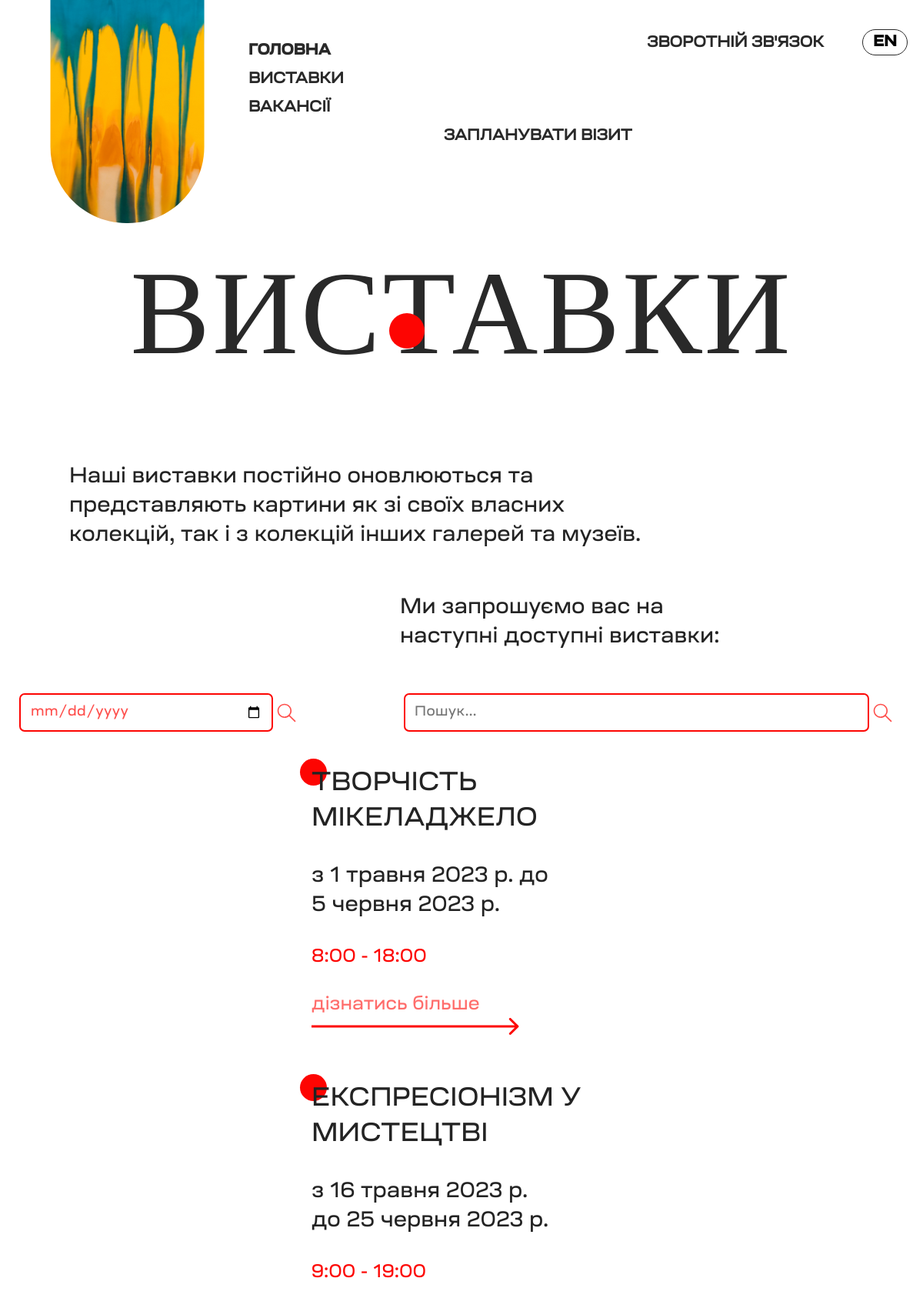
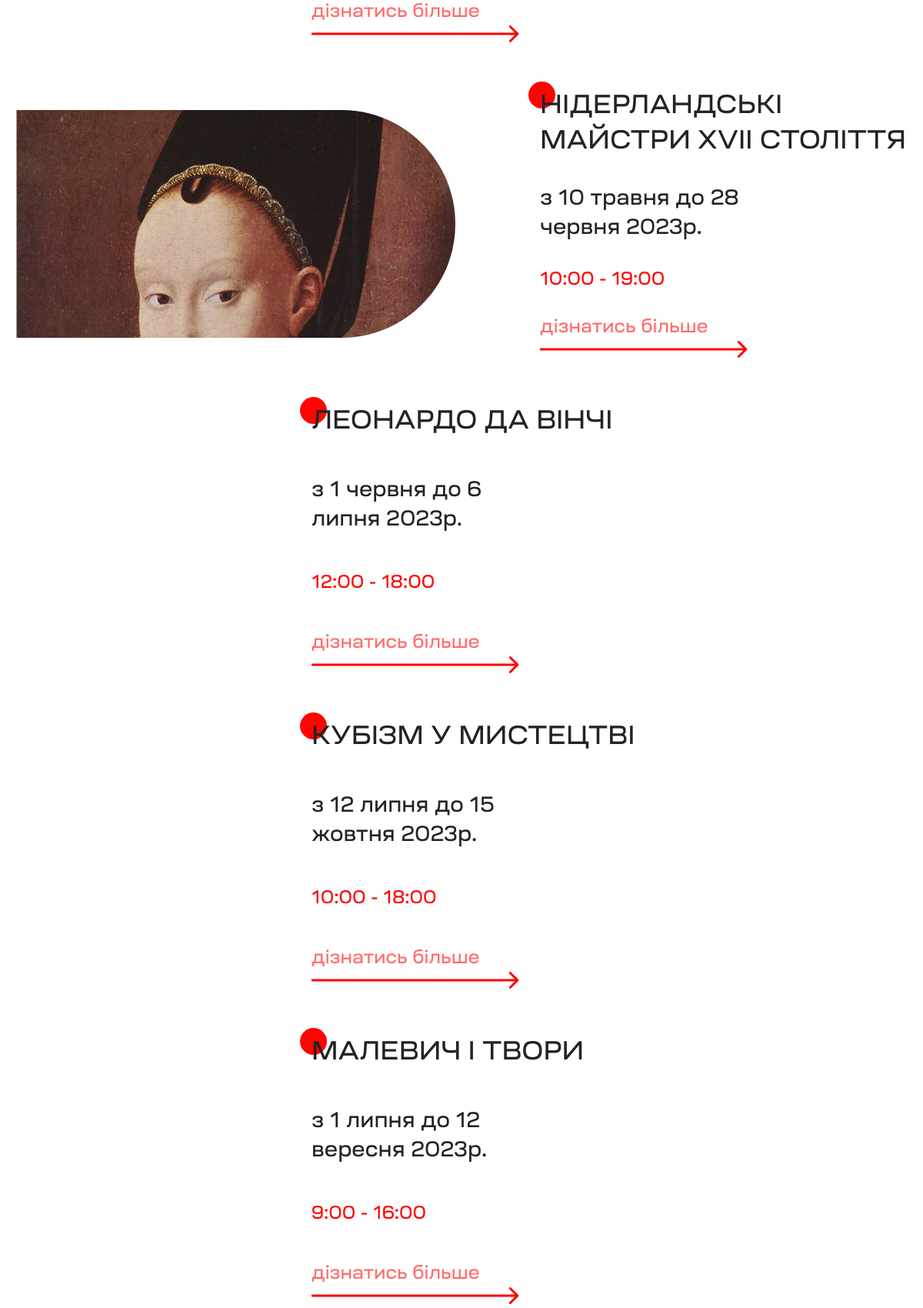
/vystavky (upper part), run on the app's committed database (2 pictures, top to bottom).
### tables this page shows
CREATE TABLE "VystInfo" (
	"info_id"	INTEGER NOT NULL,
	"description_1"	TEXT,
	"description_2"	TEXT,
	"vys_id"	INTEGER NOT NULL,
	"ph_id"	INTEGER NOT NULL,
	"date_chars"	TEXT,
	"time_vys"	TEXT,
	PRIMARY KEY("info_id"),
	FOREIGN KEY("vys_id") REFERENCES "MainVyst"("vyst_id"),
	FOREIGN KEY("ph_id") REFERENCES "PhotoVyst"("photo_id")
);

CREATE TABLE "MainVyst" (
	"vyst_id"	INTEGER NOT NULL UNIQUE,
	"vyst_name"	TEXT NOT NULL,
	"start_date"	TEXT NOT NULL,
	"end_date"	INTEGER NOT NULL,
	PRIMARY KEY("vyst_id")
);

### app.py (the view)
@app.route('/vystavky', methods=['GET'])
def vystavky():
    search_query = request.args.get('search', '')  # Отримання значення з параметра 'search' у URL
    date_query = request.args.get('date')  # Отримання значення з параметра 'date' у URL
    conn = get_db_connection()
    cursor = conn.cursor()
    if date_query:
        try:
            date = datetime.strptime(date_query, '%Y-%m-%d').date()
            date_string = date.strftime('%Y-%m-%d')
            cursor.execute(
                "SELECT vyst_id, vyst_name, time_vys, photo_vys, date_chars FROM MainVyst JOIN PhotoVyst ON MainVyst.vyst_id = PhotoVyst.vys_id JOIN VystInfo ON MainVyst.vyst_id = VystInfo.vys_id WHERE ? BETWEEN start_date AND end_date",
                (date_string,))
        except ValueError:
            rows = []
            conn.close()
            return render_template('vystavky.html', rows=rows, search_query=search_query)
    else:
        cursor.execute(
            "SELECT vyst_id, vyst_name, time_vys, photo_vys, date_chars FROM MainVyst JOIN PhotoVyst ON MainVyst.vyst_id = PhotoVyst.vys_id JOIN VystInfo ON MainVyst.vyst_id = VystInfo.vys_id")
    rows = cursor.fetchall()
    conn.close()
    if search_query:
        rows = [row for row in rows if search_query.lower() in row['vyst_name'].lower()]
    return render_template('vystavky.html', rows=rows, search_query=search_query)

### app.py (called while the page is built)
def get_db_connection():
    conn = sqlite3.connect('vystavky.db')
    conn.row_factory = sqlite3.Row
    return conn

### templates/vystavky.html (shortened to what this page needs)
<!DOCTYPE html>
<html lang="en">
<head>
    <link rel="stylesheet" href="../static/css/vystavky.css">
</head>
<body>
    <div class="wrapper">
        <header class="header">
            <div class="header_container">
                <div class="header_img">
                    <img src="../static/images/headerimg.svg"  class="header_real_img" alt="headerImg">
                </div>
                <nav class="header_menu">
                    <ul class="menu_list">
                        <li class="menu_item">
                            <a href="/" class="menu_link firstword scroll-link">головна</a>
                        </li>
                        <li class="menu_item">
                            <a href="/vystavky" class="menu_link">виставки</a>
                        </li>
                        <li class="menu_item">
                            <a href="/vacancies" class="menu_link">вакансії</a>
                        </li>
                        <li class="menu_item">
                            <a href="/plan" class="menu_link menu_link-for_muve">запланувати візит</a>
                        </li>
                        <li class="menu_item">
                            <a href="#contacts" class="menu_link contact_link">зворотній зв'язок</a>
                        </li>
                    </ul>
                </nav>
                <button class="lenguage_block">EN</button>
            </div>
        </header>
            <main class="main">
                <div class="main_container">
                    <section class="vystavkyText">
                        <p class="mainTextVystavky">Виставки</p>
                        <div class="circleVyst"></div>
                        <p class="textVyst textVyst1"> Наші виставки постійно оновлюються та представляють
                            картини як зі своїх власних колекцій, так і з колекцій інших галерей та
                            музеїв. </p>
                        <p class="textVyst textVyst2" id="scrollTo"> Ми запрошуємо вас на наступні доступні виставки: </p>
                    </section>
                    <div class="input_container" id="inputs">
                        <form action="/vystavky" method="GET" class="search_form">
                            <input type="date" id="dateInput" name="date" class="date_input">
                            <button type="submit" id="searchButton" class="search_button"><img src="../static/images/Search.svg" alt=""></button>
                        </form>
                        <form action="/vystavky" method="GET" class="search_form">
                            <input type="search" id="searchInput" name="search" placeholder="Пошук..." class="search_input">
                            <button type="submit" id="searchButton" class="search_button"><img src="../static/images/Search.svg" alt=""></button>
                        </form>
                    </div>
                    <section class="vystavkyInfo" id="vystInfo">
                        {% set results = [] %}
                        {% for row in rows %}
                            {% if search_query and search_query.lower() in row['vyst_name'].lower() %}
                                {% set _ = results.append(row) %}
                            {% elif not search_query %}
                                {% set _ = results.append(row) %}
                            {% endif %}
                        {% endfor %}
                        {% if results %}
                            {% for row in results %}
                                <div class="vystavky_container" id="{{ row['vyst_id'] }}">
                                    <div class="vystavkyPH">
                                        <img src="{{ row['photo_vys'] }}" alt="">
                                    </div>
                                    <div class="blockInfo">
                                        <div class="redcircleVyst redcircleVyst1"></div>
                                        <p class="vystText vystName" id="vyst_name">{{ row['vyst_name'] }}</p>
                                        <p class="vystText dateInfo" id="vyst_date">{{ row['date_chars'] }}</p>
                                        <p class="vystText timeInfo" id="vyst_time">{{ row['time_vys'] }}</p>
                                        <div class="buttExplore" id="{{ row['vyst_id'] }}">
                                            <a href="/about/{{ row['vyst_id'] }}" class="vystText exploreText">дізнатись більше</a>
                                            <img src="../static/images/arrowMore.svg" alt="">
                                        </div>
                                    </div>
                                </div>
                            {% endfor %}
                        {% endif %}
                    </section>
                </div>
                    {% include 'contacts_block.html' %}
            </main>
        {% include 'footer.html' %}
    </div>
</body>
</html>

### templates/contacts_block.html (shortened to what this page needs)
<link rel="stylesheet" href="../static/css/contacts_block.css">

### templates/footer.html (shortened to what this page needs)
<link rel="stylesheet" href="../static/css/footer.css">

### static/css/vystavky.css (style rules this page uses)
* { margin: 0; padding: 0; box-sizing: border-box; transition: 0.3s; }
body, html { height: 100%; }
.wrapper { max-width: 1280px; min-height: 100%; display: flex; flex-direction: column; margin: 0 auto; }
.header { max-width: 100%; }
li { list-style-type: none; }
.header_container { max-width: 1170px; padding: 43px 5px 0 5px; margin: 0 auto; display: flex; }
.header_img { margin-left: 45px; margin-top: -43px; }
.header_menu { margin-left: 57px; flex: 1 1 auto; position: relative; }
.menu_list { display: flex; flex-direction: column; }
.menu_item { margin-top: 10px; }
.menu_link { text-decoration: none; color: #292929; font-weight: 600; font-family: ruber_m; text-transform: uppercase; font-size: 20px; }
.menu_link-for_muve { margin-left: 254px; }
.firstword { font-family: ruber_b; font-weight: 700; }
.contact_link { color: #292929; font-size: 20px; font-weight: 600; font-family: ruber_m; text-decoration: none; text-transform: uppercase; position: absolute; top: 0px; right: 50px; }
.lenguage_block { width: 59px; height: 34px; border: 1.5px #292929 solid; border-radius: 32px; background-color: inherit; font-size: 20px; font-weight: 600; font-family: ruber_b; margin-top: -5px; cursor: pointer; }
.main_container { max-width: 1170px; padding: 0 5px; margin: 0 auto; }
.vystavkyText { display: flex; justify-content: space-between; flex-direction: column; }
.mainTextVystavky { font-family: oksana; font-style: normal; font-weight: 400; font-size: 155px; line-height: 155px; letter-spacing: 0.02em; text-transform: uppercase; color: #292929; align-self: center; margin-top: 40px; }
.circleVyst { position: relative; width: 46px; height: 46px; background-color: #FD0502; border-radius: 50%; left: 486px; top: -78px; }
.textVyst { margin-top: 70px; margin-left: 70px; font-family: ruber_m; font-style: normal; width: 745px; height: 150px; font-weight: 400; font-size: 28px; line-height: 38px; color: #232323; }
.textVyst2 { margin-left: 500px; width: 470px; margin-top: 20px; height: 75px; margin-bottom: 50px; }
.input_container { display: flex; flex-direction: row; max-width: 1150px; padding: 5px; align-items: start; justify-content: space-between; margin-bottom: 40px; }
#dateInput, #searchInput { width: 330px; height: 50px; padding: 12px; border: 2px solid #FD0502; border-radius: 7px; font-family: ruber_m; font-style: normal; font-weight: 400; font-size: 18px; line-height: 24px; letter-spacing: 0.02em; color: rgba(253, 5, 2, 0.7); }
.search_form { display: flex; flex-direction: row; align-items: center; }
.search_button { background-color: #ffff; }
#searchInput { width: 605px; }
.vystavkyInfo { margin-top: 80px; display: flex; max-width: 1180px; flex-direction: column; justify-content: space-between; margin-bottom: 80px; margin: 0 auto; }
.vystavky_container { margin: 0 auto; display: flex; flex-direction: row; height: 350px; align-items: center; margin-bottom: 60px; }
.blockInfo { margin-left: 110px; height: 100%; display: flex; flex-direction: column; justify-content: space-between; }
.redcircleVyst { position: absolute; width: 35px; height: 35px; background: #FD0502; border-radius: 44px; z-index: -1; margin-top: -10px; margin-left: -15px; }
.vystText { font-family: ruber_m; font-style: normal; font-weight: 400; font-size: 34px; line-height: 46px; color: #232323; }
.vystName { width: 500px; text-transform: uppercase; }
.dateInfo { width: 315px; font-size: 28px; line-height: 38px; }
.timeInfo { width: 180px; height: 32px; font-size: 24px; line-height: 32px; color: #FD0502; }
.buttExplore { display: flex; flex-direction: column; width: 270px; }
.exploreText { width: 220px; height: 30px; font-size: 24px; line-height: 28px; color: #FF6D6B; cursor: pointer; }

### static/css/contacts_block.css (style rules this page uses)
* { margin: 0; padding: 0; box-sizing: border-box; }
li { list-style-type: none; }

### data on the page
VystInfo: vyst_name "ТВОРЧІСТЬ МІКЕЛАДЖЕЛО", date_chars "з 1 травня 2023 р. до 5 червня 2023 р.", time_vys "8:00 - 18:00"
VystInfo: vyst_name "ЕКСПРЕСІОНІЗМ У МИСТЕЦТВІ", date_chars "з 16 травня 2023 р. до 25 червня 2023 р.", time_vys "9:00 - 19:00"
VystInfo: vyst_name "НІДЕРЛАНДСЬКІ МАЙСТРИ XVII СТОЛІТТЯ", date_chars "з 10 травня до 28 червня 2023р.", time_vys "10:00 - 19:00"
VystInfo: vyst_name "ЛЕОНАРДО ДА ВІНЧІ", date_chars "з 1 червня до 6 липня 2023р.", time_vys "12:00 - 18:00"
VystInfo: vyst_name "КУБІЗМ У МИСТЕЦТВІ", date_chars "з 12 липня до 15 жовтня 2023р.", time_vys "10:00 - 18:00"
VystInfo: vyst_name "МАЛЕВИЧ І ТВОРИ", date_chars "з 1 липня до 12 вересня 2023р.", time_vys "9:00 - 16:00"
